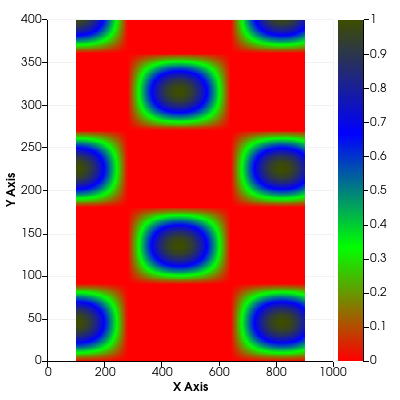

Recreate this plot in Python.
#!/usr/bin/env python
# Demonstrate a 2D histogram chart with color transfer function using vtkChartHistogram2D.

import math

import vtkmodules.vtkInteractionStyle  # noqa: F401
import vtkmodules.vtkRenderingContextOpenGL2  # noqa: F401
import vtkmodules.vtkRenderingOpenGL2  # noqa: F401

from vtkmodules.vtkChartsCore import vtkChartHistogram2D, vtkChartXY, vtkPlotLine
from vtkmodules.vtkCommonCore import vtkDoubleArray
from vtkmodules.vtkCommonDataModel import vtkImageData, vtkTable
from vtkmodules.vtkRenderingContext2D import vtkContextActor
from vtkmodules.vtkRenderingCore import (
    vtkColorTransferFunction,
    vtkRenderWindow,
    vtkRenderWindowInteractor,
    vtkRenderer,
)

size = 400

# Define a chart.
chart = vtkChartHistogram2D()

# Add only a plot without image data first.
table = vtkTable()
x_arr = vtkDoubleArray()
x_arr.SetName("X")
x_arr.SetNumberOfComponents(1)
x_arr.SetNumberOfTuples(size)
y_arr = vtkDoubleArray()
y_arr.SetName("Y")
y_arr.SetNumberOfComponents(1)
y_arr.SetNumberOfTuples(size)

for i in range(size):
    x_arr.SetTuple1(i, i)
    y_arr.SetTuple1(i, i)
table.AddColumn(x_arr)
table.AddColumn(y_arr)

plot = vtkPlotLine.SafeDownCast(chart.AddPlot(vtkChartXY.LINE))
plot.SetInputData(table, 0, 1)
plot.SetColorF(1.0, 0.0, 0.0)
plot.SetWidth(5)

# Remove the plot and add image data.
plot_id = chart.GetPlotIndex(plot)
chart.RemovePlot(plot_id)

data = vtkImageData()
data.SetExtent(0, size - 1, 0, size - 1, 0, 0)
data.AllocateScalars(11, 1)  # VTK_DOUBLE = 11

data.SetOrigin(100.0, 0.0, 0.0)
data.SetSpacing(2.0, 1.0, 1.0)

for i in range(size):
    for j in range(size):
        val = math.sin(math.radians(2 * i)) * math.cos(math.radians(j))
        data.SetScalarComponentFromDouble(j, i, 0, 0, val)
chart.SetInputData(data)

transfer_function = vtkColorTransferFunction()
transfer_function.AddHSVSegment(0.0, 0.0, 1.0, 1.0, 0.3333, 0.3333, 1.0, 1.0)
transfer_function.AddHSVSegment(0.3333, 0.3333, 1.0, 1.0, 0.6666, 0.6666, 1.0, 1.0)
transfer_function.AddHSVSegment(0.6666, 0.6666, 1.0, 1.0, 1.0, 0.2, 1.0, 0.3)
transfer_function.Build()
chart.SetTransferFunction(transfer_function)

# Context actor and scene wiring.
context_actor = vtkContextActor()
context_actor.GetScene().AddItem(chart)

# Renderer
renderer = vtkRenderer()
renderer.SetBackground(1.0, 1.0, 1.0)
context_actor.GetScene().SetRenderer(renderer)
renderer.AddActor(context_actor)

# Window
render_window = vtkRenderWindow()
render_window.SetSize(size, size)
render_window.SetMultiSamples(0)
render_window.AddRenderer(renderer)
render_window.SetWindowName("histogram2d test")

# Interactor
interactor = vtkRenderWindowInteractor()
interactor.SetRenderWindow(render_window)

interactor.Initialize()
interactor.Start()
